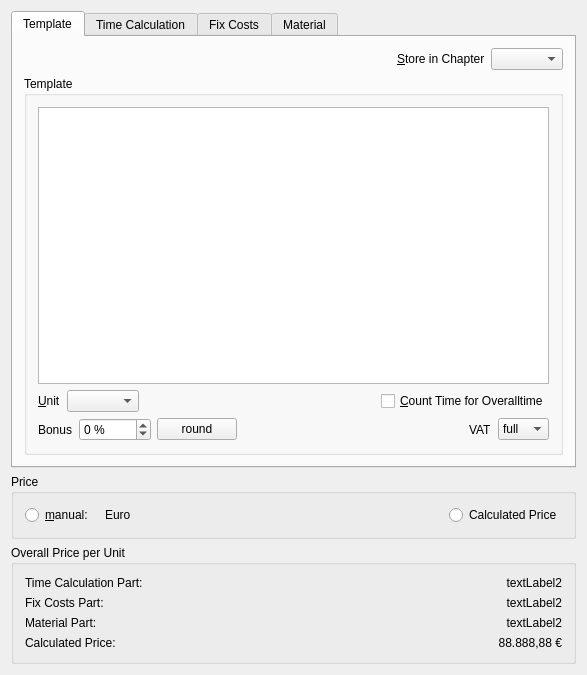
<?xml version="1.0" encoding="UTF-8"?>
<ui version="4.0">
 <class>d_calcTempl</class>
 <widget class="QWidget" name="d_calcTempl">
  <property name="geometry">
   <rect>
    <x>0</x>
    <y>0</y>
    <width>587</width>
    <height>675</height>
   </rect>
  </property>
  <property name="windowTitle">
   <string>Edit Template</string>
  </property>
  <property name="sizeGripEnabled" stdset="0">
   <bool>true</bool>
  </property>
  <layout class="QVBoxLayout" name="verticalLayout">
   <item>
    <widget class="QTabWidget" name="tabWidget">
     <property name="currentIndex">
      <number>0</number>
     </property>
     <widget class="QWidget" name="Widget8">
      <attribute name="title">
       <string>Template</string>
      </attribute>
      <layout class="QGridLayout" name="_2">
       <item row="1" column="0">
        <layout class="QVBoxLayout" name="_3">
         <item>
          <layout class="QHBoxLayout" name="_4">
           <item>
            <spacer name="spacer4">
             <property name="orientation">
              <enum>Qt::Horizontal</enum>
             </property>
             <property name="sizeType">
              <enum>QSizePolicy::Expanding</enum>
             </property>
             <property name="sizeHint" stdset="0">
              <size>
               <width>195</width>
               <height>20</height>
              </size>
             </property>
            </spacer>
           </item>
           <item>
            <widget class="QLabel" name="textLabel4">
             <property name="text">
              <string>&amp;Store in Chapter</string>
             </property>
             <property name="wordWrap">
              <bool>false</bool>
             </property>
             <property name="buddy">
              <cstring>cbChapter</cstring>
             </property>
            </widget>
           </item>
           <item>
            <widget class="QComboBox" name="cbChapter"/>
           </item>
          </layout>
         </item>
         <item>
          <widget class="QGroupBox" name="groupBox">
           <property name="title">
            <string>Template</string>
           </property>
           <layout class="QVBoxLayout" name="verticalLayout_2">
            <item>
             <widget class="QTextEdit" name="m_text">
              <property name="minimumSize">
               <size>
                <width>0</width>
                <height>200</height>
               </size>
              </property>
             </widget>
            </item>
            <item>
             <layout class="QHBoxLayout" name="_7">
              <item>
               <widget class="QLabel" name="textLabel3">
                <property name="text">
                 <string>&amp;Unit</string>
                </property>
                <property name="wordWrap">
                 <bool>false</bool>
                </property>
                <property name="buddy">
                 <cstring>m_unit</cstring>
                </property>
               </widget>
              </item>
              <item>
               <widget class="QComboBox" name="m_unit"/>
              </item>
              <item>
               <spacer name="spacer3">
                <property name="orientation">
                 <enum>Qt::Horizontal</enum>
                </property>
                <property name="sizeType">
                 <enum>QSizePolicy::Expanding</enum>
                </property>
                <property name="sizeHint" stdset="0">
                 <size>
                  <width>90</width>
                  <height>20</height>
                 </size>
                </property>
               </spacer>
              </item>
              <item>
               <widget class="QCheckBox" name="m_addTime">
                <property name="text">
                 <string>&amp;Count Time for Overalltime</string>
                </property>
               </widget>
              </item>
             </layout>
            </item>
            <item>
             <layout class="QHBoxLayout" name="_8">
              <item>
               <widget class="QLabel" name="textLabel1_2">
                <property name="toolTip">
                 <string/>
                </property>
                <property name="text">
                 <string>Bonus</string>
                </property>
                <property name="wordWrap">
                 <bool>false</bool>
                </property>
                <property name="buddy">
                 <cstring>spGewinn</cstring>
                </property>
               </widget>
              </item>
              <item>
               <widget class="QSpinBox" name="spGewinn">
                <property name="buttonSymbols">
                 <enum>QAbstractSpinBox::UpDownArrows</enum>
                </property>
                <property name="specialValueText">
                 <string/>
                </property>
                <property name="suffix">
                 <string> %</string>
                </property>
                <property name="prefix">
                 <string/>
                </property>
                <property name="minimum">
                 <number>-1000</number>
                </property>
                <property name="maximum">
                 <number>1000</number>
                </property>
               </widget>
              </item>
              <item>
               <widget class="KPushButton" name="pbRundPreis">
                <property name="text">
                 <string>round</string>
                </property>
                <property name="shortcut">
                 <string/>
                </property>
               </widget>
              </item>
              <item>
               <spacer name="spacer12">
                <property name="orientation">
                 <enum>Qt::Horizontal</enum>
                </property>
                <property name="sizeType">
                 <enum>QSizePolicy::Expanding</enum>
                </property>
                <property name="sizeHint" stdset="0">
                 <size>
                  <width>197</width>
                  <height>20</height>
                 </size>
                </property>
               </spacer>
              </item>
              <item>
               <widget class="QLabel" name="textLabel1_3">
                <property name="text">
                 <string>VAT</string>
                </property>
                <property name="wordWrap">
                 <bool>false</bool>
                </property>
               </widget>
              </item>
              <item>
               <widget class="KComboBox" name="cbMwst">
                <item>
                 <property name="text">
                  <string>full</string>
                 </property>
                </item>
                <item>
                 <property name="text">
                  <string>half</string>
                 </property>
                </item>
               </widget>
              </item>
             </layout>
            </item>
           </layout>
          </widget>
         </item>
        </layout>
       </item>
      </layout>
     </widget>
     <widget class="QWidget" name="Widget9">
      <attribute name="title">
       <string>Time Calculation</string>
      </attribute>
      <layout class="QGridLayout" name="_11">
       <item row="0" column="0">
        <layout class="QVBoxLayout" name="_12">
         <item>
          <widget class="QLabel" name="m_textDispTime">
           <property name="text">
            <string>textLabel1</string>
           </property>
           <property name="alignment">
            <set>Qt::AlignVCenter</set>
           </property>
           <property name="wordWrap">
            <bool>true</bool>
           </property>
          </widget>
         </item>
         <item>
          <widget class="QLabel" name="textLabel2">
           <property name="text">
            <string>Time measureable effort for this template:</string>
           </property>
           <property name="wordWrap">
            <bool>false</bool>
           </property>
          </widget>
         </item>
         <item>
          <layout class="QHBoxLayout" name="_13">
           <item>
            <widget class="Q3ListView" name="m_timeParts">
             <property name="defaultRenameAction">
              <enum>Q3ListView::Accept</enum>
             </property>
             <column>
              <property name="text">
               <string>Label</string>
              </property>
              <property name="clickable">
               <bool>true</bool>
              </property>
              <property name="resizable">
               <bool>true</bool>
              </property>
             </column>
             <column>
              <property name="text">
               <string>Duration (Min.)</string>
              </property>
              <property name="clickable">
               <bool>true</bool>
              </property>
              <property name="resizable">
               <bool>true</bool>
              </property>
             </column>
             <column>
              <property name="text">
               <string>Hourly Rate</string>
              </property>
              <property name="clickable">
               <bool>true</bool>
              </property>
              <property name="resizable">
               <bool>true</bool>
              </property>
             </column>
             <column>
              <property name="text">
               <string>glob. Rate</string>
              </property>
              <property name="clickable">
               <bool>true</bool>
              </property>
              <property name="resizable">
               <bool>true</bool>
              </property>
             </column>
             <item>
              <property name="text">
               <string>New Item</string>
              </property>
              <property name="text">
               <string/>
              </property>
              <property name="text">
               <string/>
              </property>
              <property name="text">
               <string/>
              </property>
             </item>
            </widget>
           </item>
           <item>
            <layout class="QVBoxLayout" name="_14">
             <item>
              <widget class="KPushButton" name="m_butAddTime">
               <property name="toolTip">
                <string>Adds a new time calculation part to the template</string>
               </property>
               <property name="text">
                <string>new...</string>
               </property>
              </widget>
             </item>
             <item>
              <widget class="KPushButton" name="m_butEditTime">
               <property name="toolTip">
                <string>Edits the current time calculation part</string>
               </property>
               <property name="text">
                <string>edit...</string>
               </property>
              </widget>
             </item>
             <item>
              <widget class="KPushButton" name="m_butRemoveTime">
               <property name="toolTip">
                <string>Deletes the current time calculation part</string>
               </property>
               <property name="text">
                <string>delete</string>
               </property>
              </widget>
             </item>
             <item>
              <spacer name="spacer5_2">
               <property name="orientation">
                <enum>Qt::Vertical</enum>
               </property>
               <property name="sizeType">
                <enum>QSizePolicy::Expanding</enum>
               </property>
               <property name="sizeHint" stdset="0">
                <size>
                 <width>20</width>
                 <height>191</height>
                </size>
               </property>
              </spacer>
             </item>
            </layout>
           </item>
          </layout>
         </item>
        </layout>
       </item>
      </layout>
     </widget>
     <widget class="QWidget" name="TabPage">
      <attribute name="title">
       <string>Fix Costs</string>
      </attribute>
      <layout class="QGridLayout" name="_15">
       <item row="0" column="0">
        <layout class="QVBoxLayout" name="_16">
         <item>
          <widget class="QLabel" name="m_textDispFix">
           <property name="text">
            <string>textLabel1</string>
           </property>
           <property name="alignment">
            <set>Qt::AlignVCenter</set>
           </property>
           <property name="wordWrap">
            <bool>true</bool>
           </property>
          </widget>
         </item>
         <item>
          <widget class="QLabel" name="textLabel2_3">
           <property name="text">
            <string>Fix costs for this template per one unit:</string>
           </property>
           <property name="wordWrap">
            <bool>false</bool>
           </property>
          </widget>
         </item>
         <item>
          <layout class="QHBoxLayout" name="_17">
           <item>
            <widget class="Q3ListView" name="m_fixParts">
             <property name="defaultRenameAction">
              <enum>Q3ListView::Accept</enum>
             </property>
             <column>
              <property name="text">
               <string>Amount</string>
              </property>
              <property name="clickable">
               <bool>true</bool>
              </property>
              <property name="resizable">
               <bool>true</bool>
              </property>
             </column>
             <column>
              <property name="text">
               <string>Label</string>
              </property>
              <property name="clickable">
               <bool>true</bool>
              </property>
              <property name="resizable">
               <bool>true</bool>
              </property>
             </column>
             <column>
              <property name="text">
               <string>Single Price</string>
              </property>
              <property name="clickable">
               <bool>true</bool>
              </property>
              <property name="resizable">
               <bool>true</bool>
              </property>
             </column>
             <column>
              <property name="text">
               <string>Overall Price</string>
              </property>
              <property name="clickable">
               <bool>true</bool>
              </property>
              <property name="resizable">
               <bool>true</bool>
              </property>
             </column>
             <item>
              <property name="text">
               <string>New Item</string>
              </property>
              <property name="text">
               <string/>
              </property>
              <property name="text">
               <string/>
              </property>
              <property name="text">
               <string/>
              </property>
             </item>
            </widget>
           </item>
           <item>
            <layout class="QVBoxLayout" name="_18">
             <item>
              <widget class="KPushButton" name="m_butAddFix">
               <property name="toolTip">
                <string>adds a new fix calculation part</string>
               </property>
               <property name="text">
                <string>new...</string>
               </property>
              </widget>
             </item>
             <item>
              <widget class="KPushButton" name="m_butEditFix">
               <property name="toolTip">
                <string>edits the current fix calculation part</string>
               </property>
               <property name="text">
                <string>edit...</string>
               </property>
              </widget>
             </item>
             <item>
              <widget class="KPushButton" name="m_butRemoveFix">
               <property name="toolTip">
                <string>deletes the current fix calculation part</string>
               </property>
               <property name="text">
                <string>delete</string>
               </property>
              </widget>
             </item>
             <item>
              <spacer name="spacer6">
               <property name="orientation">
                <enum>Qt::Vertical</enum>
               </property>
               <property name="sizeType">
                <enum>QSizePolicy::Expanding</enum>
               </property>
               <property name="sizeHint" stdset="0">
                <size>
                 <width>20</width>
                 <height>170</height>
                </size>
               </property>
              </spacer>
             </item>
            </layout>
           </item>
          </layout>
         </item>
        </layout>
       </item>
      </layout>
     </widget>
     <widget class="QWidget" name="TabPage_2">
      <attribute name="title">
       <string>Material</string>
      </attribute>
      <layout class="QGridLayout" name="_19">
       <item row="0" column="0">
        <layout class="QVBoxLayout" name="_20">
         <item>
          <widget class="QLabel" name="m_textDispMat">
           <property name="text">
            <string>textLabel1</string>
           </property>
           <property name="alignment">
            <set>Qt::AlignVCenter</set>
           </property>
           <property name="wordWrap">
            <bool>true</bool>
           </property>
          </widget>
         </item>
         <item>
          <widget class="QLabel" name="textLabel2_2">
           <property name="text">
            <string>Needed materials for one unit of this template:</string>
           </property>
           <property name="wordWrap">
            <bool>false</bool>
           </property>
          </widget>
         </item>
         <item>
          <layout class="QHBoxLayout" name="_21">
           <item>
            <widget class="Q3ListView" name="m_matParts">
             <property name="defaultRenameAction">
              <enum>Q3ListView::Accept</enum>
             </property>
             <column>
              <property name="text">
               <string>Label</string>
              </property>
              <property name="clickable">
               <bool>true</bool>
              </property>
              <property name="resizable">
               <bool>true</bool>
              </property>
             </column>
             <column>
              <property name="text">
               <string>Amount</string>
              </property>
              <property name="clickable">
               <bool>true</bool>
              </property>
              <property name="resizable">
               <bool>true</bool>
              </property>
             </column>
             <column>
              <property name="text">
               <string>Unit</string>
              </property>
              <property name="clickable">
               <bool>true</bool>
              </property>
              <property name="resizable">
               <bool>true</bool>
              </property>
             </column>
             <column>
              <property name="text">
               <string>Price</string>
              </property>
              <property name="clickable">
               <bool>true</bool>
              </property>
              <property name="resizable">
               <bool>true</bool>
              </property>
             </column>
             <item>
              <property name="text">
               <string>New Item</string>
              </property>
              <property name="text">
               <string/>
              </property>
              <property name="text">
               <string/>
              </property>
              <property name="text">
               <string/>
              </property>
             </item>
            </widget>
           </item>
           <item>
            <layout class="QVBoxLayout" name="_22">
             <item>
              <widget class="KPushButton" name="m_butAddMat">
               <property name="toolTip">
                <string>adds a new material calculation part</string>
               </property>
               <property name="text">
                <string>new...</string>
               </property>
              </widget>
             </item>
             <item>
              <widget class="KPushButton" name="m_butEditMat">
               <property name="toolTip">
                <string>edits the current material part</string>
               </property>
               <property name="text">
                <string>edit...</string>
               </property>
              </widget>
             </item>
             <item>
              <widget class="KPushButton" name="m_butRemoveMat">
               <property name="toolTip">
                <string>deletes the current material calculation part</string>
               </property>
               <property name="text">
                <string>delete</string>
               </property>
              </widget>
             </item>
             <item>
              <spacer name="spacer5_2_2">
               <property name="orientation">
                <enum>Qt::Vertical</enum>
               </property>
               <property name="sizeType">
                <enum>QSizePolicy::Expanding</enum>
               </property>
               <property name="sizeHint" stdset="0">
                <size>
                 <width>20</width>
                 <height>160</height>
                </size>
               </property>
              </spacer>
             </item>
            </layout>
           </item>
          </layout>
         </item>
        </layout>
       </item>
      </layout>
     </widget>
    </widget>
   </item>
   <item>
    <widget class="QGroupBox" name="groupBox_2">
     <property name="title">
      <string>Price</string>
     </property>
     <layout class="QHBoxLayout" name="horizontalLayout">
      <item>
       <widget class="QRadioButton" name="m_rbManual">
        <property name="text">
         <string>&amp;manual:</string>
        </property>
       </widget>
      </item>
      <item>
       <widget class="KDoubleNumInput" name="m_manualPriceVal">
        <property name="minValue" stdset="0">
         <number>0</number>
        </property>
        <property name="maxValue" stdset="0">
         <number>99999</number>
        </property>
       </widget>
      </item>
      <item>
       <widget class="QLabel" name="textLabel1">
        <property name="text">
         <string>Euro</string>
        </property>
        <property name="wordWrap">
         <bool>false</bool>
        </property>
       </widget>
      </item>
      <item>
       <spacer name="spacer5">
        <property name="orientation">
         <enum>Qt::Horizontal</enum>
        </property>
        <property name="sizeType">
         <enum>QSizePolicy::Expanding</enum>
        </property>
        <property name="sizeHint" stdset="0">
         <size>
          <width>248</width>
          <height>20</height>
         </size>
        </property>
       </spacer>
      </item>
      <item>
       <widget class="QRadioButton" name="m_rbCalculation">
        <property name="text">
         <string>Calculated Price</string>
        </property>
        <property name="shortcut">
         <string/>
        </property>
       </widget>
      </item>
     </layout>
    </widget>
   </item>
   <item>
    <widget class="QGroupBox" name="groupBox_3">
     <property name="title">
      <string>Overall Price per Unit</string>
     </property>
     <layout class="QGridLayout" name="gridLayout">
      <item row="0" column="0">
       <widget class="QLabel" name="m_tLabelTime">
        <property name="text">
         <string>Time Calculation Part:</string>
        </property>
        <property name="wordWrap">
         <bool>false</bool>
        </property>
       </widget>
      </item>
      <item row="0" column="1">
       <widget class="QLabel" name="m_textTimePart">
        <property name="text">
         <string>textLabel2</string>
        </property>
        <property name="alignment">
         <set>Qt::AlignRight|Qt::AlignTrailing|Qt::AlignVCenter</set>
        </property>
        <property name="wordWrap">
         <bool>false</bool>
        </property>
       </widget>
      </item>
      <item row="1" column="0">
       <widget class="QLabel" name="m_tLabelFix">
        <property name="text">
         <string>Fix Costs Part:</string>
        </property>
        <property name="wordWrap">
         <bool>false</bool>
        </property>
       </widget>
      </item>
      <item row="1" column="1">
       <widget class="QLabel" name="m_textFixPart">
        <property name="text">
         <string>textLabel2</string>
        </property>
        <property name="alignment">
         <set>Qt::AlignRight|Qt::AlignTrailing|Qt::AlignVCenter</set>
        </property>
        <property name="wordWrap">
         <bool>false</bool>
        </property>
       </widget>
      </item>
      <item row="2" column="0">
       <widget class="QLabel" name="m_tLabelMat">
        <property name="text">
         <string>Material Part:</string>
        </property>
        <property name="wordWrap">
         <bool>false</bool>
        </property>
       </widget>
      </item>
      <item row="2" column="1">
       <widget class="QLabel" name="m_textMaterialPart">
        <property name="text">
         <string>textLabel2</string>
        </property>
        <property name="alignment">
         <set>Qt::AlignRight|Qt::AlignTrailing|Qt::AlignVCenter</set>
        </property>
        <property name="wordWrap">
         <bool>false</bool>
        </property>
       </widget>
      </item>
      <item row="3" column="0">
       <widget class="QLabel" name="m_resPreisName">
        <property name="text">
         <string>Calculated Price:</string>
        </property>
        <property name="textFormat">
         <enum>Qt::PlainText</enum>
        </property>
        <property name="wordWrap">
         <bool>false</bool>
        </property>
       </widget>
      </item>
      <item row="3" column="1">
       <widget class="QLabel" name="m_resultPrice">
        <property name="toolTip">
         <string/>
        </property>
        <property name="text">
         <string>88.888,88 €</string>
        </property>
        <property name="textFormat">
         <enum>Qt::PlainText</enum>
        </property>
        <property name="alignment">
         <set>Qt::AlignRight|Qt::AlignTrailing|Qt::AlignVCenter</set>
        </property>
        <property name="wordWrap">
         <bool>true</bool>
        </property>
       </widget>
      </item>
     </layout>
    </widget>
   </item>
  </layout>
 </widget>
 <layoutdefault spacing="6" margin="11"/>
 <pixmapfunction>qPixmapFromMimeSource</pixmapfunction>
 <customwidgets>
  <customwidget>
   <class>Q3Frame</class>
   <extends>QFrame</extends>
   <header>Qt3Support/Q3Frame</header>
   <container>1</container>
  </customwidget>
  <customwidget>
   <class>Q3ListView</class>
   <extends>Q3Frame</extends>
   <header>q3listview.h</header>
  </customwidget>
  <customwidget>
   <class>KDoubleNumInput</class>
   <extends>QWidget</extends>
   <header>knuminput.h</header>
  </customwidget>
  <customwidget>
   <class>KPushButton</class>
   <extends>QPushButton</extends>
   <header>kpushbutton.h</header>
  </customwidget>
  <customwidget>
   <class>KComboBox</class>
   <extends>QComboBox</extends>
   <header>kcombobox.h</header>
  </customwidget>
 </customwidgets>
 <includes>
  <include location="local">kpushbutton.h</include>
  <include location="local">kcombobox.h</include>
  <include location="local">knuminput.h</include>
  <include location="local">knuminput.h</include>
  <include location="local">kpushbutton.h</include>
  <include location="local">kpushbutton.h</include>
  <include location="local">kpushbutton.h</include>
  <include location="local">kpushbutton.h</include>
  <include location="local">kpushbutton.h</include>
  <include location="local">kpushbutton.h</include>
  <include location="local">kpushbutton.h</include>
  <include location="local">kpushbutton.h</include>
  <include location="local">kpushbutton.h</include>
 </includes>
 <resources/>
 <connections/>
</ui>
